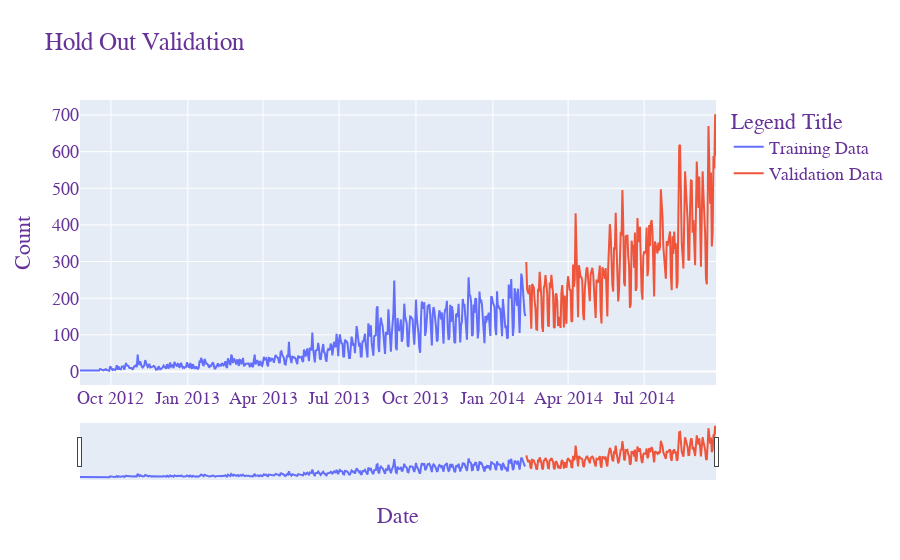

Notebook code cell kept with this figure:
### Code cell
import plotly.graph_objects as go
from plotly.offline import iplot

fig = go.Figure()

fig.add_trace(go.Scatter(
    x=train_data['Date'],
    y=train_data['Count'],
    name="Training Data"       
))


fig.add_trace(go.Scatter(
    x=valid_data['Date'],
    y=valid_data['Count'],
    name="Validation Data"
))

fig.update_layout(
    title="Hold Out Validation",
    xaxis_title="Date",
    yaxis_title="Count",
    legend_title="Legend Title",
    font=dict(family="Courier New, monospace", size=18, color="RebeccaPurple")
)

fig.update_xaxes(rangeslider_visible=True)

#fig.show()
iplot(fig)

### Figure 1 — Plotly figure (JSON) as saved in the notebook; plotly's stock layout.template omitted (floating-point values rounded to 4 significant figures; data arrays with more than 128 entries replaced by an {"elided": "..."} marker saying what was removed)
{"data": [{"name": "Training Data", "type": "scatter", "x": {"elided": "534 str values"}, "y": {"elided": "534 int values"}}, {"name": "Validation Data", "type": "scatter", "x": {"elided": "228 str values"}, "y": {"elided": "228 int values"}}], "layout": {"font": {"color": "RebeccaPurple", "family": "Courier New, monospace", "size": 18}, "legend": {"title": {"text": "Legend Title"}}, "title": {"text": "Hold Out Validation"}, "xaxis": {"rangeslider": {"visible": true}, "title": {"text": "Date"}}, "yaxis": {"title": {"text": "Count"}}}}
